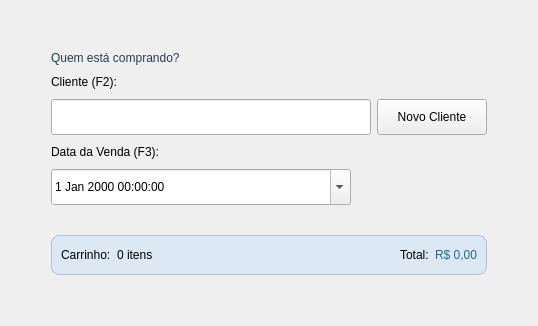
     <widget class="QWidget" name="page_Cliente">
      <layout class="QVBoxLayout" name="vl_p1">
       <item>
        <spacer>
         <property name="orientation">
          <enum>Qt::Orientation::Vertical</enum>
         </property>
         <property name="sizeHint" stdset="0">
          <size>
           <width>20</width>
           <height>40</height>
          </size>
         </property>
        </spacer>
       </item>
       <item>
        <layout class="QHBoxLayout">
         <item>
          <spacer>
           <property name="orientation">
            <enum>Qt::Orientation::Horizontal</enum>
           </property>
           <property name="sizeHint" stdset="0">
            <size>
             <width>40</width>
             <height>20</height>
            </size>
           </property>
          </spacer>
         </item>
         <item>
          <layout class="QVBoxLayout" name="vl_p1_form">
           <property name="spacing">
            <number>10</number>
           </property>
           <item>
            <widget class="QLabel" name="lbl_cliente_titulo">
             <property name="styleSheet">
              <string notr="true">font: 700 16pt &quot;Ubuntu&quot;; color: rgb(40,60,80);</string>
             </property>
             <property name="text">
              <string>Quem está comprando?</string>
             </property>
            </widget>
           </item>
           <item>
            <widget class="QLabel" name="label">
             <property name="text">
              <string>Cliente (F2):</string>
             </property>
            </widget>
           </item>
           <item>
            <layout class="QHBoxLayout" name="hl_cliente">
             <property name="spacing">
              <number>6</number>
             </property>
             <item>
              <widget class="CustomLineEdit" name="Ledit_Cliente">
               <property name="minimumSize">
                <size>
                 <width>320</width>
                 <height>36</height>
                </size>
               </property>
              </widget>
             </item>
             <item>
              <widget class="QPushButton" name="Btn_NovoCliente">
               <property name="minimumSize">
                <size>
                 <width>110</width>
                 <height>36</height>
                </size>
               </property>
               <property name="maximumSize">
                <size>
                 <width>110</width>
                 <height>36</height>
                </size>
               </property>
               <property name="text">
                <string>Novo Cliente</string>
               </property>
              </widget>
             </item>
            </layout>
           </item>
           <item>
            <widget class="QLabel" name="label_3">
             <property name="text">
              <string>Data da Venda (F3):</string>
             </property>
            </widget>
           </item>
           <item>
            <widget class="QDateTimeEdit" name="DateEdt_Venda">
             <property name="minimumSize">
              <size>
               <width>220</width>
               <height>36</height>
              </size>
             </property>
             <property name="maximumSize">
              <size>
               <width>300</width>
               <height>36</height>
              </size>
             </property>
             <property name="calendarPopup">
              <bool>true</bool>
             </property>
            </widget>
           </item>
           <item>
            <spacer>
             <property name="orientation">
              <enum>Qt::Orientation::Vertical</enum>
             </property>
             <property name="sizeHint" stdset="0">
              <size>
               <width>20</width>
               <height>20</height>
              </size>
             </property>
            </spacer>
           </item>
           <item>
            <widget class="QFrame" name="frame_ResumoCarrinho">
             <property name="styleSheet">
              <string notr="true">
QFrame { background-color: rgb(220,233,245); border-radius: 8px; border: 1px solid rgb(175,195,215); }
QLabel { background-color: transparent; border: none; }
              </string>
             </property>
             <property name="frameShape">
              <enum>QFrame::Shape::StyledPanel</enum>
             </property>
             <layout class="QHBoxLayout">
              <item>
               <widget class="QLabel" name="lbl_resumo_itens_txt">
                <property name="text">
                 <string>Carrinho:</string>
                </property>
               </widget>
              </item>
              <item>
               <widget class="QLabel" name="Lbl_ResumoItens">
                <property name="text">
                 <string>0 itens</string>
                </property>
               </widget>
              </item>
              <item>
               <spacer>
                <property name="orientation">
                 <enum>Qt::Orientation::Horizontal</enum>
                </property>
                <property name="sizeHint" stdset="0">
                 <size>
                  <width>40</width>
                  <height>20</height>
                 </size>
                </property>
               </spacer>
              </item>
              <item>
               <widget class="QLabel" name="lbl_resumo_total_txt">
                <property name="text">
                 <string>Total:</string>
                </property>
               </widget>
              </item>
              <item>
               <widget class="QLabel" name="Lbl_ResumoTotalCliente">
                <property name="styleSheet">
                 <string notr="true">font: 700 12pt &quot;Ubuntu&quot;; color: rgb(33,105,149);</string>
                </property>
                <property name="text">
                 <string>R$ 0,00</string>
                </property>
               </widget>
              </item>
             </layout>
            </widget>
           </item>
          </layout>
         </item>
         <item>
          <spacer>
           <property name="orientation">
            <enum>Qt::Orientation::Horizontal</enum>
           </property>
           <property name="sizeHint" stdset="0">
            <size>
             <width>40</width>
             <height>20</height>
            </size>
           </property>
          </spacer>
         </item>
        </layout>
       </item>
       <item>
        <spacer>
         <property name="orientation">
          <enum>Qt::Orientation::Vertical</enum>
         </property>
         <property name="sizeHint" stdset="0">
          <size>
           <width>20</width>
           <height>40</height>
          </size>
         </property>
        </spacer>
       </item>
      </layout>
     </widget>
